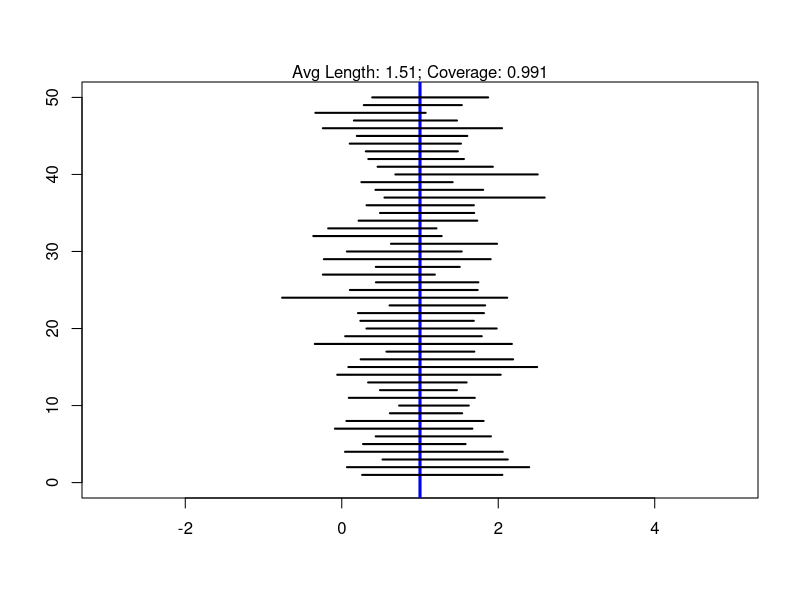
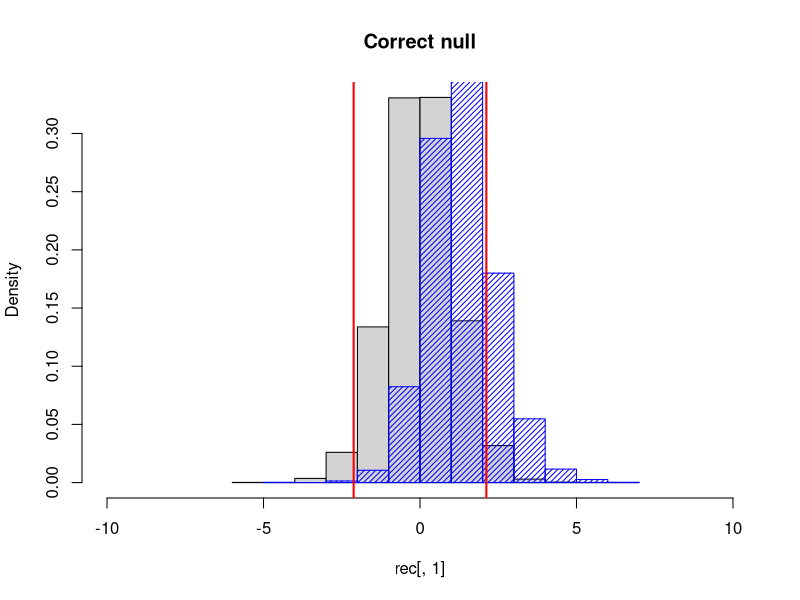

Source code (R) for these figures, in order:
## ---- chunk 1
knitr::opts_chunk$set(echo = TRUE)
## ---- chunk 2
# number of observations in the sample
n <- 20
# number of covariates (must be less than n)
p <- 5

# Draw p covariates which are all independent of each other
X <- mvtnorm::rmvnorm(n, sigma = diag(p))
# The true coefficients are 1
beta <- rep(1, p)
# draw Y with no Y intercept and Gaussian errors
Y <- X %*% beta + rnorm(n)

# fit the model
mod1 <- lm(Y~X)

# The confidence interval for each coefficient can be calculated using confint
confint(mod1, level = .95)

## ---- chunk 3
#### Change the code below ####

# number of observations in the sample
n <- 20
# number of covariates (must be less than n)
p <- 3
# standard deviation of the X values
x.sd <- 1
# covariance of the X values (choose a positive value less than x.sd)
rho <- .2

# distribution of the errors (choose either "normal" or "gamma" or "T")
# gamma distribution is skewed, T distribution has outliers 
errDist <- "normal"

# Standard deviation of the epsilon terms
err.sd <- 1

# The target proportion of times that the confidence interval should contain the truth
ci_level <- .99


#### Don't change the code below ####
# Number of times we will simulate a new data set
sim.size <- 5000
# True coefficients
beta <- rep(1, p)
ci <- matrix(0, sim.size, 2)
# Covariance matrix of X
cov.mat <- matrix(rho, p,p); diag(cov.mat) <- x.sd^2

# Helper function to draw errors
drawErrors <- function(n, sd = 1, type = "normal"){
  if(type == "normal"){
    err <- rnorm(n)
  } else if (type == "gamma"){
    err <- rgamma(n, 1, 1) - 1
  } else if (type == "T"){
    err <- rt(n, df = 3)
  }
  return(err * sd)
}

for(i in 1:sim.size){
  X <- mvtnorm::rmvnorm(n, sigma = cov.mat)
  Y <- X %*% beta + drawErrors(n, sd = err.sd, type = errDist)

  mod1 <- lm(Y~X)
  
  ### use confint
  confidence_interval <- confint(mod1, level = ci_level)
  ci[i, ] <- confidence_interval[2, ]
}


avgLength <- mean(ci[,2] - ci[,1])
coverage <- mean(ci[,1] < 1 & ci[,2] > 1)
plot(-5, 5, xlim = c(-3, 5), ylim = c(0, 50), xlab = "", ylab = "")
abline(v = 1, col = "blue", lwd = 3)
# only plot 50 of the 5000 replications
for(i in 1:50){
  segments(ci[i, 1], i, ci[i, 2], i, col = ifelse(ci[i,1] < 1 & ci[i,2] > 1, "black", "red"), lwd =2)
}
mtext(paste("Avg Length: ", round(avgLength, 2), "; Coverage: ", round(coverage,3), sep = ""), cex = 1)

## ---- chunk 4
  # Sample errors from a normal distribution with mean 0 and sd = 1
  errs <- rnorm(n, mean = 0, sd = 1)
  
  # Sample errors from a gamma distribution with mean 0 and sd = 1
  # errs <- rgamma(n, 1, 1) - 1
  
  b <- rep(1, p)
  # Form the dependent variable Y
  Y <- X %*% b + errs
  
  # Fit the regression
  # we include the -1 term to tell R not to add in an intercept term
  # since we've manually included the column of 1's in the matrix X
  reg_norm <- lm(Y ~ X)
  
  # In the summary function
  # First column gives the estimated hat b_k 
  # Second column gives the estimated sd of each individual coordinate
  # Third column gives the t statistic when testing the null hypothesis that b_k = 0
  # Fourth column gives the p-value when testing the null hypothesis that b_k = 0
  summary(reg_norm)
  
  # $coefficients pulls out the table
  summary(reg_norm)$coefficients

  # estimated sd of hat b_1 
  summary(reg_norm)$coefficients[2,2]
  
## ---- chunk 5
# Number of times we will simulate a new data set
sim.size <- 5000

# number of observations
n <- 20
# number of covariates
p <- 3
# standard deviation of the X values
x.sd <- 1

# drawing the covariates from a normal distribution
X <- matrix(rnorm(n * p, sd = x.sd), n, p)

# coefficients which fit the null hypothesis
b.trueNull <- rep(1, p)
# set the coefficient corresponding to b_1 to 0
b.trueNull[1] <- 0

# coefficients which do not fit the null hypothesis
b.falseNull <- rep(1, p)
# set the coefficient corresponding to b_1 to .5
b.falseNull[1] <- .5



# recording the estimated values for each simulated data set
rec <- matrix(0, sim.size, 4)

for(i in 1:sim.size){
  
  # Form the dependent variable Y where the null hypothesis is true
    Y.trueNull <- X %*% b.trueNull +  rnorm(n, mean = 0, sd = 1)
    # Y.trueNull <- X %*% b.trueNull +  (rgamma(n, 1, 1) - 1)
  
    # Form the dependent variable Y where the null hypothesis is false
    Y.falseNull <- X %*% b.falseNull +  rnorm(n, mean = 0, sd = 1)
    # Y.falseNull <- X %*% b.falseNull +  (rgamma(n, 1, 1) - 1)

  
    # Fit the regression
    # we include the -1 term to tell R not to add in an intercept term
    # since we've manually included the column of 1's in the matrix X
    reg.trueNull <- lm(Y.trueNull ~ X)
    reg.falseNull <- lm(Y.falseNull ~ X)
    
    # record the calculated t statistic and the resulting p-value in each case
    rec[i, ] <- c(
      summary(reg.trueNull)$coeff[2, 3], 
      summary(reg.trueNull)$coeff[2, 4],
      summary(reg.falseNull)$coeff[2, 3], 
      summary(reg.falseNull)$coeff[2, 4]
      )
}

## ---- chunk 6
hist(rec[, 1], main = "Correct null", freq = F, xlim = c(-10, 10))
hist(rec[, 3], main = "Incorrect null", add = T, density = 25, col = "blue", freq = F)

# qt(.025, n - p - 1) returns a number x such that an observation 
# from a t distribution with n-p-1 degrees of freedom would only be smaller 
# than x, .025 of the time

# qt(.975, n - p - 1) returns a number x such that an observation 
# from a t distribution with n-p-1 degrees of freedom would be smaller 
# than x, .975 of the time. Or put differently, a value would only be larger
# than x .025 of the time

# Thus, the total probability that a value would only be smaller or larger 
# than the cut-offs is .05.
# The cutoffs are shown in red
alpha <- .05

lower_cutoff <- qt(alpha / 2, n - p - 1)
high_cutoff <- qt(1 - alpha / 2, n - p - 1)
abline(v = c(lower_cutoff, high_cutoff), lwd = 2, col = "red")

## ---- chunk 7

# Get the proportion of times we would incorrectly reject the hypothesis that's correctly specified
mean(rec[,1] < lower_cutoff | rec[,1] > high_cutoff) 

# Get the proportion of times we would correctly reject the hypothesis that's incorrectly specified
mean(rec[,3] < lower_cutoff | rec[, 3] > high_cutoff) 
## ---- chunk 8
# number of observations in the sample
n <- 200
# number of covariates (must be less than n)
p <- 10
# standard deviation of the X values
x.sd <- 1
# covariance of the X values (choose a positive value less than x.sd)
rho <- .2

cov.mat <- matrix(rho, p,p); diag(cov.mat) <- x.sd^2


beta <- c(rep(1, 5), rep (0, 5))
X <- mvtnorm::rmvnorm(n, sigma = cov.mat)
Y <- X %*% beta + drawErrors(n, sd = err.sd, type = errDist)
  
# Only include first 3 relevant variables
mod1 <- lm(Y~X[,1:3])
# Include all 5 relevant variables
mod2 <- lm(Y~X[,1:5])
# Include all 5 relevant variables plus 5 irrelevant variables
# (since the coefficients are 0 in the true model)
mod3 <- lm(Y~X)

### F test using anova command to compare two different linear models
anova(mod1, mod2)

### F test using anova command to compare two different linear models
anova(mod2, mod3)

